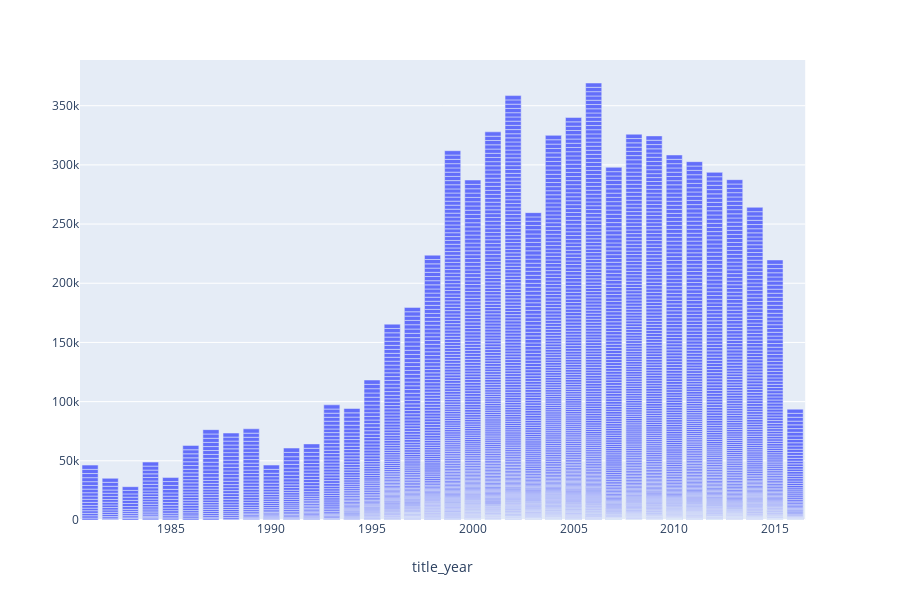

Notebook code for this chart:
### Code cell
px.bar(df3, x='title_year')

### Figure 1 — Plotly figure (JSON) as saved in the notebook; plotly's stock layout.template omitted (floating-point values rounded to 4 significant figures; data arrays with more than 128 entries replaced by an {"elided": "..."} marker saying what was removed)
{"data": [{"alignmentgroup": "True", "hoverlabel": {"namelength": 0}, "hovertemplate": "title_year=%{x}", "legendgroup": "", "marker": {"color": "#636efa"}, "name": "", "offsetgroup": "", "orientation": "v", "showlegend": false, "textposition": "auto", "type": "bar", "x": {"elided": "3697 int values"}, "xaxis": "x", "yaxis": "y"}], "layout": {"barmode": "relative", "height": 600, "legend": {"tracegroupgap": 0}, "margin": {"t": 60}, "xaxis": {"anchor": "y", "domain": [0, 0.98], "title": {"text": "title_year"}}, "yaxis": {"anchor": "x", "domain": [0, 1]}}}
